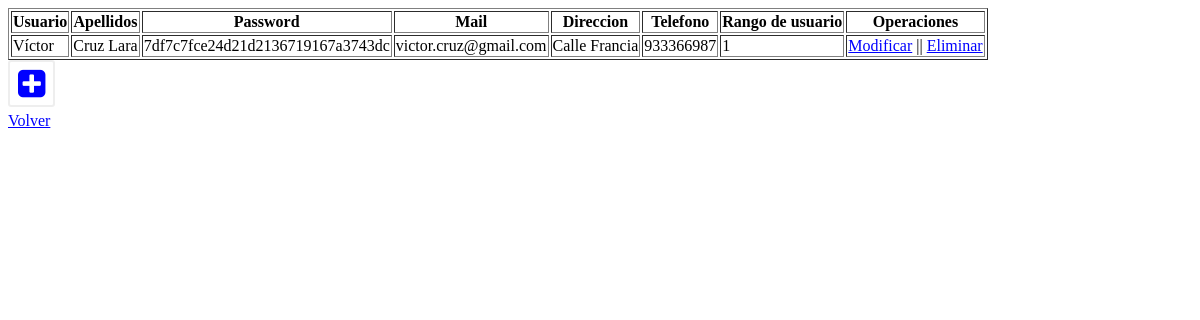
The page /administrar.php on the database as committed earlier.
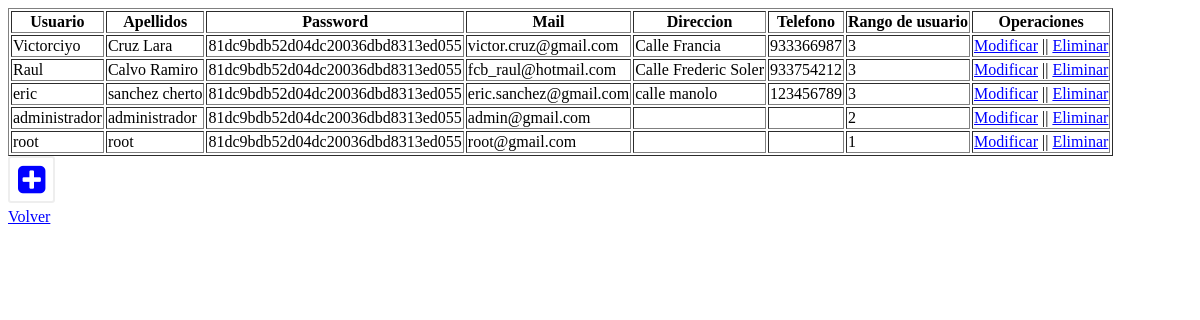
The same page on the database as committed later.
### tables this page shows
CREATE TABLE IF NOT EXISTS `usuario` (
`id_usuario` int(11) NOT NULL,
  `password` varchar(50) DEFAULT NULL,
  `nombre_usuario` varchar(20) DEFAULT NULL,
  `apellidos_usuario` varchar(40) DEFAULT NULL,
  `mail_usuario` varchar(50) DEFAULT NULL,
  `direccion_usuario` varchar(60) DEFAULT NULL,
  `telefono_usuario` varchar(9) DEFAULT NULL,
  `nivel_usuario` int(11) DEFAULT NULL
);

### administrar.php (the view, shortened to what this page needs)
<!DOCTYPE html>
<html>
	<head>
	    <link rel="stylesheet" href="https://maxcdn.bootstrapcdn.com/font-awesome/4.4.0/css/font-awesome.min.css">
	</head>
	<body>
		<?php
			$con = mysqli_connect('localhost','root','DAW22015','bd_mycontacts');
			$sql = "SELECT * FROM usuario";
			$datos = mysqli_query($con, $sql);
			?>
			<table border>
				<tr>
					<th>Usuario</th>
					<th>Apellidos</th>
					<th>Password</th>
					<th>Mail</th>
					<th>Direccion</th>
					<th>Telefono</th>
					<th>Rango de usuario</th>
					<th>Operaciones</th>
				</tr>
				<?php
				while ($prod = mysqli_fetch_array($datos)){
					echo utf8_encode("<td>$prod[nombre_usuario]");
					echo utf8_encode("</td><td>$prod[apellidos_usuario]");
					echo utf8_encode("</td><td>$prod[password]");
					echo utf8_encode("</td><td>$prod[mail_usuario]");
					echo utf8_encode("</td><td>$prod[direccion_usuario]");
					echo utf8_encode("</td><td>$prod[telefono_usuario]");
					echo utf8_encode("<td>$prod[nivel_usuario]</td><td>");
					echo "<a href='modificar.php?id_usuario=$prod[id_usuario]'>Modificar</a>";
					echo " || <a href='eliminar.php?id_usuario=$prod[id_usuario]'>Eliminar</i></a>";
					echo "</td></tr>";
				}
				?>
			</table>
			<a href="insertar.php"><i class='fa fa-plus-square fa-2x fa-pull-left fa-border'></i></a>
		<br/><br/>
		<p><a href="principal.php">Volver</a></p>
	</body>
</html>

### administrar.php (style rules this page uses)
a { color: blue; }

Rows that differ between the two databases and show on the page:
changed usuario "Cruz Lara": nombre_usuario "Víctor" → "Victorciyo"; password "7df7c7fce24d21d2136719167a3743dc" → "81dc9bdb52d04dc20036dbd8313ed055"; nivel_usuario "1" → "3"
added usuario: nombre_usuario "Raul", apellidos_usuario "Calvo Ramiro", password "81dc9bdb52d04dc20036dbd8313ed055", mail_usuario "fcb_raul@hotmail.com", direccion_usuario "Calle Frederic Soler", telefono_usuario "933754212", nivel_usuario "3"
added usuario: nombre_usuario "eric", apellidos_usuario "sanchez cherto", password "81dc9bdb52d04dc20036dbd8313ed055", mail_usuario "eric.sanchez@gmail.com", direccion_usuario "calle manolo", telefono_usuario "123456789", nivel_usuario "3"
added usuario: nombre_usuario "administrador", apellidos_usuario "administrador", password "81dc9bdb52d04dc20036dbd8313ed055", mail_usuario "admin@gmail.com", nivel_usuario "2"
added usuario: nombre_usuario "root", apellidos_usuario "root", password "81dc9bdb52d04dc20036dbd8313ed055", mail_usuario "root@gmail.com", nivel_usuario "1"
